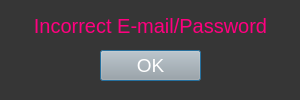
<?xml version="1.0" encoding="UTF-8"?>
<ui version="4.0">
 <class>Dialog</class>
 <widget class="QDialog" name="Dialog">
  <property name="geometry">
   <rect>
    <x>0</x>
    <y>0</y>
    <width>300</width>
    <height>100</height>
   </rect>
  </property>
  <property name="windowTitle">
   <string>Dialog</string>
  </property>
  <property name="styleSheet">
   <string notr="true">background-color: rgb(54, 54, 54);</string>
  </property>
  <widget class="QPushButton" name="okbutton">
   <property name="geometry">
    <rect>
     <x>100</x>
     <y>50</y>
     <width>101</width>
     <height>31</height>
    </rect>
   </property>
   <property name="styleSheet">
    <string notr="true">background-color: rgb(167, 168, 167); font-size:14pt; color:rgb(255, 255, 255)</string>
   </property>
   <property name="text">
    <string>OK</string>
   </property>
   <property name="default">
    <bool>false</bool>
   </property>
  </widget>
  <widget class="QLabel" name="emailtext">
   <property name="geometry">
    <rect>
     <x>30</x>
     <y>10</y>
     <width>241</width>
     <height>31</height>
    </rect>
   </property>
   <property name="styleSheet">
    <string notr="true">font-size:15pt; color:rgb(255, 0, 127)</string>
   </property>
   <property name="text">
    <string>Incorrect E-mail/Password</string>
   </property>
   <property name="alignment">
    <set>Qt::AlignCenter</set>
   </property>
  </widget>
 </widget>
 <resources/>
 <connections/>
</ui>
